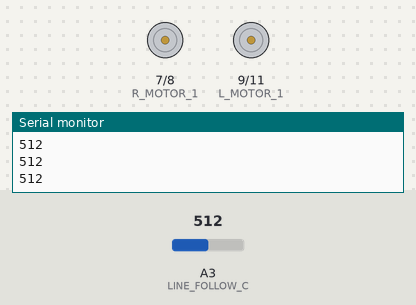
The sketch below on a simulated Arduino Uno, built with avr-gcc and run on an emulated ATmega328P. Shown: motor-driver pin pairs drawn as motors (green arrow = first pin HIGH = forward, orange = second pin HIGH = backward, longer = more drive, scaled by the enable pin), the last lines printed to the serial monitor. The test bench sets the inputs (shaded band); at power-on: A3 (LINE_FOLLOW_C) = 512.

Above: at 0.98 s.
1.3 s: A3 (LINE_FOLLOW_C) set to 586
4.3 s: A3 (LINE_FOLLOW_C) set to 612
At 4.84 s:
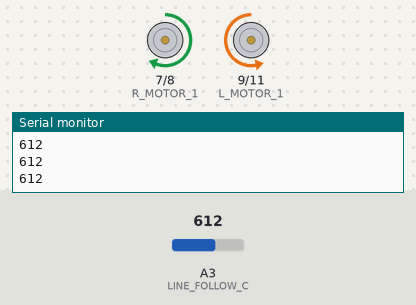
7.3 s: A3 (LINE_FOLLOW_C) set to 840
10.3 s: A3 (LINE_FOLLOW_C) set to 863
13.3 s: A3 (LINE_FOLLOW_C) set to 716
16.3 s: A3 (LINE_FOLLOW_C) set to 590
Timing chart, 0 to 20.3 s (numbered marks = the images above; inputs shaded):
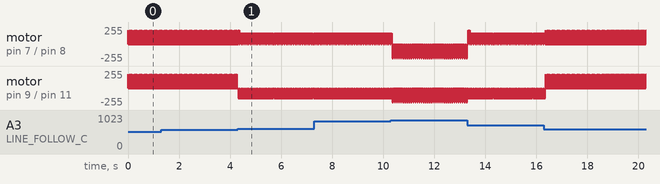

Measured:
- the behaviour switches between 599 and 600 on A3 (LINE_FOLLOW_C) (found by bisection; images 0 and 1)
- by itself, motor on pin 7 (R_MOTOR_1) / pin 8 (R_MOTOR_2), motor on pin 9 (L_MOTOR_1) / pin 11 (L_MOTOR_2): alternates forward 210/255 for 0.02 s and stopped for 0.05 s

The sketch:

line_following.ino
```cpp
#define MAX_MOTOR_SPEED 250
#define MIN_MOTOR_SPEED 130
#define L_MOTOR_ENABLE 6
#define R_MOTOR_ENABLE 5
#define R_MOTOR_1 7
#define R_MOTOR_2 8
#define L_MOTOR_1 9
#define L_MOTOR_2 11
#define LINE_FOLLOW_A A1
#define LINE_FOLLOW_B A2
#define LINE_FOLLOW_C A3

void setup() {
 Serial.begin(9600);
 pinMode(L_MOTOR_ENABLE, OUTPUT);
 pinMode(R_MOTOR_ENABLE, OUTPUT);
 pinMode(L_MOTOR_1, OUTPUT);
 pinMode(L_MOTOR_2, OUTPUT);
 pinMode(R_MOTOR_1, OUTPUT);
 pinMode(R_MOTOR_2, OUTPUT);
 pinMode(LINE_FOLLOW_A, INPUT);
 pinMode(LINE_FOLLOW_B, INPUT);
 pinMode(LINE_FOLLOW_C, INPUT);
}
void driveLeftMotor(int speed){
  if(abs(speed)< MIN_MOTOR_SPEED){
    analogWrite(L_MOTOR_ENABLE, speed);
    digitalWrite(L_MOTOR_1, LOW);
    digitalWrite(L_MOTOR_2, LOW);
  }
  else{
    analogWrite(L_MOTOR_ENABLE, abs(speed));
    if(speed>0){
      digitalWrite(L_MOTOR_1, HIGH);
      digitalWrite(L_MOTOR_2, LOW);
    }
    else{
      digitalWrite(L_MOTOR_1, LOW);
      digitalWrite(L_MOTOR_2, HIGH);
    }
  }
}

void driveRightMotor(int speed){
  if(abs(speed)< MIN_MOTOR_SPEED){
    analogWrite(R_MOTOR_ENABLE, speed);
    digitalWrite(R_MOTOR_1, LOW);
    digitalWrite(R_MOTOR_2, LOW);
  }
  else{
    analogWrite(R_MOTOR_ENABLE, abs(speed));
    if(speed>0){
      digitalWrite(R_MOTOR_1, LOW);
      digitalWrite(R_MOTOR_2, HIGH);
    }
    else{
      digitalWrite(R_MOTOR_1, HIGH);
      digitalWrite(R_MOTOR_2, LOW);
    }
  }
}
void loop() {
  int value = analogRead(LINE_FOLLOW_C);
  Serial.println(value);
  if(value<600){
    driveRightMotor(-210);
    driveLeftMotor(210);
    delay(15);
    driveRightMotor(0);
    driveLeftMotor(0);
    delay(50);
  }
  else if(value>850){
      driveRightMotor(210);
      driveLeftMotor(-210);
      delay(30);
      driveRightMotor(0);
      driveLeftMotor(0);
      delay(50);
  } else {
      driveRightMotor(-150);
      driveLeftMotor(-160);
      delay(50);
      driveRightMotor(0);
      driveLeftMotor(0);
      delay(20);
  }

}
```
